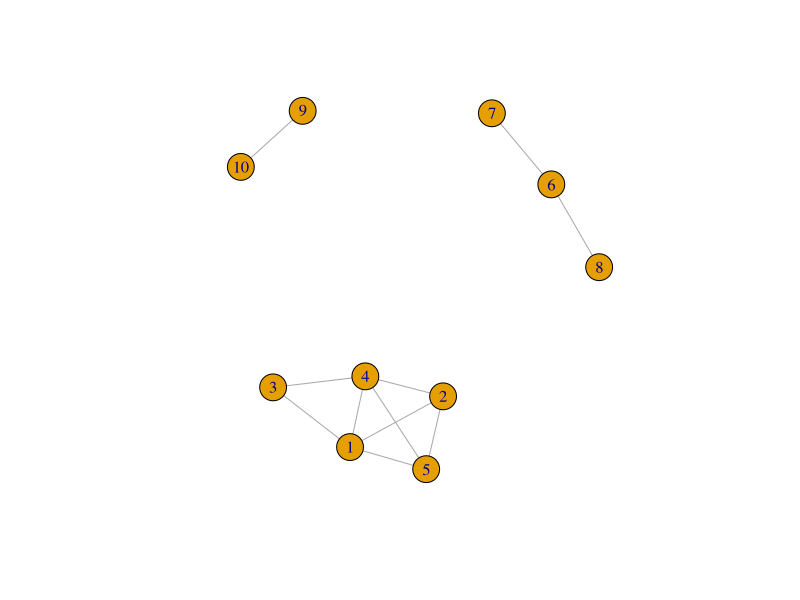

Reproduce this figure in R. (Note: this script raises an error after producing the figure.)
## ---- chunk 1
knitr::opts_chunk$set(echo = TRUE)
## ---- chunk 2
library("igraph")
set.seed(1)
n1 <- 5
n2 <- 3
n3 <- 2
n <- n1 + n2 + n3
# il faut prendre des grandes valeurs de p sinon on risque d'avoir des sous-graphes non connexes 
p1 <- 0.85
p2 <- 0.75
p3 <- 0.7
G1 <- sample_gnp(n1, p1)
G2 <- sample_gnp(n2, p2)
G3 <- sample_gnp(n3, p3)
G <- G1 + G2 + G3 # on cree un graphe avec ces 3 sous-graphes

## ---- chunk 3
components(G)$no
## ---- chunk 4
plot(G)
## ---- chunk 5
A <- as_adj(G, sparse = FALSE)
D <- diag(rowSums(A))
D_moins1_2 <- diag(1 / sqrt(diag(D))) 
LN <- diag(n) - D_moins1_2 %*% A %*%D_moins1_2
round(LN, digits=2)
## ---- chunk 6
LN <- laplacian_matrix(G, norm = TRUE, sparse = FALSE)
round(LN, digits=2)
## ---- chunk 7
specN <- eigen(LN)
round(specN$values, digits=3)
## ---- chunk 8
plot(1:n, specN$values[n:1], main = "Valeurs propres de L_N",
     ylab = 'valeurs propres', xlab = 'indices')  
## ---- chunk 9
library(ggplot2)
df.plot <- data.frame(index=1:n,eigenvalue=specN$values[n:1])
ggplot(data=df.plot, aes(x=index,y=eigenvalue)) +geom_point() +labs(title="Valeurs propres de L_N",  ylab = 'valeurs propres', xlab = 'indices')  
## ---- chunk 10
eigvecMat_U <- specN$vectors[ , n:(n-2)]
round(eigvecMat_U, digits=3)
## ---- chunk 11
U <- embed_laplacian_matrix(G,no=3,which="sa",type="I-DAD",scaled=FALSE)$X
round(U,digits=3)
## ---- chunk 12
eigvecMat_U <- t(apply(eigvecMat_U, 1, function (x) return(x / sqrt(sum(x^2)))))
eigvecMat_U
## ---- chunk 13
res <- kmeans(eigvecMat_U, centers = 3, nstart = 10)
res$cluster
plot(G, vertex.color = res$cluster)
## ---- chunk 14
spec.clust.norm <- function(G, K, fig = TRUE){
  n <- vcount(G)
  LN <- laplacian_matrix(G, norm = TRUE, sparse = FALSE)
  specN <- eigen(LN)
  if (fig){
    eigenplot <- ggplot(data=data.frame(index=1:n,eigenvalue=specN$values[n:1]), aes(x=index,y=eigenvalue)) +geom_point() +labs(title="Valeurs propres de L_N",  ylab = 'valeurs propres', xlab = 'indices') 
    print(eigenplot)
  }
  eigvecMat_U <- specN$vectors[ , n:(n-K+1)]
  eigvecMat_U <- t(apply(eigvecMat_U, 1, function (x) return(x / sqrt(sum(x^2)))))
  clustering <- kmeans(eigvecMat_U, centers = K, nstart = 10)$cluster
  return(clustering)
}
## ---- chunk 15
spec.clust.norm(G, 3,fig=FALSE)
## ---- chunk 16
spec.clust.abs <- function(G, K, fig = TRUE){
  n <- vcount(G)
  LN <- laplacian_matrix(G, norm = TRUE, sparse = FALSE)
  Labs <- diag(1, n) - LN
  specAbs <- eigen(Labs)
  if (fig){
     eigenplot <- ggplot(data=data.frame(index=1:n,eigenvalue=abs(specAbs$values[n:1])), aes(x=index,y=eigenvalue)) +geom_point() +labs(title="Valeurs propres en valeur absolue de L_abs",  ylab = 'valeurs absolues des valeurs propres', xlab = 'indices') 
    print(eigenplot)
  }
        
  index <- order(abs(specAbs$values), decreasing = TRUE)[1:K]
  eigvecMat_U <- specAbs$vectors[, index]
  clustering <- kmeans(eigvecMat_U, centers = K, nstart = 10)$cluster
  return(clustering)
}
## ---- chunk 17
res<- spec.clust.abs(G, 3)
## ---- chunk 18
res
## ---- chunk 19
plot(G, vertex.color = res)
## ---- chunk 20
res <- spec.clust.abs(G, 5, fig = FALSE)
plot(G, vertex.color = res)
## ---- chunk 21
G.con<-add_edges(G,c(4,7,6,9)) 
plot(G.con)

res.norm <- spec.clust.norm(G.con, 3)
plot(G.con, vertex.color = res.norm)

res.abs <- spec.clust.norm(G.con, 3)
plot(G.con, vertex.color = res.abs)
## ---- chunk 22
n <- 25 # number of nodes
Q <- 2 # number of clusters
pi <- c(0.4, 0.6) # groups proportions  
effectifs <- n * pi
connectivite_matrix <- matrix(c(0.9, 0.15,
                                0.15, 0.95), nrow=Q) # matrix of connectivities per groups pairs
G <- sample_sbm(n, pref.matrix = connectivite_matrix, block.sizes = effectifs)
plot(G)
## ---- chunk 23
res.norm <- spec.clust.norm(G, 2)
## ---- chunk 24
plot(G, vertex.color = res.norm)
## ---- chunk 25
res.abs <- spec.clust.abs(G, 2)
## ---- chunk 26
plot(G, vertex.color = res.abs)
## ---- chunk 27
n1<- 20
n2<- 15
G <- sample_bipartite(n1,n2,p=0.7)
plot(G,layout=layout_as_bipartite)
## ---- chunk 28
res <- spec.clust.norm(G, 2)
plot(G, vertex.color = res,layout=layout_as_bipartite) 
## ---- chunk 29
res <- spec.clust.abs(G, 2)
plot(G, vertex.color = res,layout=layout_as_bipartite) 
## ---- chunk 30
G1 <- make_star(7, mode = "undirected")
G2 <- make_star(10, mode = "undirected")
G <- G1 + G2 
plot(G)
## ---- chunk 31
G <- add.edges(G, c(7, 9))
plot(G)
## ---- chunk 32
res <- spec.clust.norm(G, 2)
plot(G, vertex.color = res)
## ---- chunk 33
res <- spec.clust.abs(G, 2)
plot(G, vertex.color = res)
## ---- chunk 34
res <- spec.clust.abs(G, 3)
plot(G, vertex.color = res)
## ---- chunk 35
friends <- read.table(file = 'Friendship-network_data_2013.csv')
G <- graph_from_data_frame(friends, directed = FALSE)  # non dirige
plot(G)
## ---- chunk 36
A.friends <- as_adj(G, sparse = FALSE)   
table(A.friends)
## ---- chunk 37
A.friends[A.friends == 2] <- 1
G <- graph_from_adjacency_matrix(A.friends, mode = 'undirected')
## ---- chunk 38
# on met une graine pour fixer les résultats
set.seed(5)
## ---- chunk 39
res <- spec.clust.norm(G, 3)
## ---- chunk 40
table(res)
plot(G, vertex.color = res)
## ---- chunk 41
set.seed(2)
## ---- chunk 42
res <- spec.clust.abs(G, 4)
table(res)
plot(G, vertex.color = res)
V(G)[which(res == 2)]
## ---- chunk 43
set.seed(111)
library(mlbench)
n <- 100
simu <- mlbench.spirals(100, 1, 0.025)  
names(simu)
data <- simu$x
head(data)
plot(data)
simu$classes
table(simu$classes)
plot(data, col = simu$classes)
## ---- chunk 44
data <- simu$x
result.kmeans <- kmeans(scale(data), centers = 2, nstart = 100)
plot(data, col = result.kmeans$cluster)
## ---- chunk 45
# calcul de la similiarité gaussienne entre deux points  x1=(abs1, ord1), x2=(abs2, ord2) dans R^2
simi.exp <- function(x1, x2, sigma = 1){   
  return( exp(-sum((x1 - x2)^2) /(2 * sigma^2)) )
}


# construction de la matrice de similarité gaussienne d'un jeu de données
similarity <- function(data) {
  n <- nrow(data)
  S <- matrix(0, nrow = n, ncol = n)
  for(i in 1:(n-1)) {
    for(j in (i+1):n) {
      S[i, j] <- simi.exp(data[i, ], data[j, ])
    }
  }
  S <- S + t(S)  # symmétriser la matrice
  return(S)
}
## ---- chunk 46
A.dense <- similarity(data)
library(igraph)
G.dense <- graph_from_adjacency_matrix(A.dense, mode = "undirected", 
                                       weighted = TRUE)  # graphe valué
plot(G.dense)
## ---- chunk 47
cl.norm <- spec.clust.norm(G.dense, K = 2)
## ---- chunk 48
plot(data, col = cl.norm)
## ---- chunk 49
K <- 2
LN <- laplacian_matrix(G.dense, norm = TRUE, sparse = FALSE)
specN <- eigen(LN)
eigvecMat_U <- specN$vectors[ , n:(n-K+1)]
eigvecMat_U <- t(apply(eigvecMat_U, 1, 
                       function (x) return(x / sqrt(sum(x^2)))))

plot(eigvecMat_U[simu$classes == 1, 1], 
     eigvecMat_U[simu$classes == 1, 2],
     col = 'red', xlim = range(eigvecMat_U[ , 1]),
     ylim = range(eigvecMat_U[ , 2]))
points(eigvecMat_U[simu$classes == 2, 1], 
       eigvecMat_U[simu$classes == 2, 2],
       col = 'blue')
## ---- chunk 50
plot.new.points <- function(G,K=2){
  LN <- laplacian_matrix(G, norm = TRUE, sparse = FALSE)
  specN <- eigen(LN)
  eigvecMat_U <- specN$vectors[ , n:(n-K+1)]
  eigvecMat_U <- t(apply(eigvecMat_U, 1, 
                         function (x) return(x / sqrt(sum(x^2)))))

  # Warning: below is only for two clusters
  plot(eigvecMat_U[simu$classes == 1, 1], 
       eigvecMat_U[simu$classes == 1, 2],
       col = 'red', xlim = range(eigvecMat_U[ , 1]),
       ylim = range(eigvecMat_U[ , 2]))
  points(eigvecMat_U[simu$classes == 2, 1], 
         eigvecMat_U[simu$classes == 2, 2],
         col = 'blue')
}
plot.new.points(G)
## ---- chunk 51
cl.abs <- spec.clust.abs(G.dense, 2)
## ---- chunk 52
plot(data, col = cl.abs)
## ---- chunk 53
sim.vector <- A.dense[upper.tri(A.dense, diag = FALSE)] # prendre toutes les entrées de la matrice triangulaire supérieure sauf diagonale
eps <- quantile(sim.vector, probs = 0.75) # quantile à 75%
A.eps75 <- A.dense
# on enlève 75% des arêtes par rapport au cas dense et on considère un graphe binaire 
A.eps75[A.dense < eps] <- 0
A.eps75[A.dense >= eps] <- 1
G.eps75 <- graph_from_adjacency_matrix(A.eps75, mode = 'undirected')
## ---- chunk 54
cl.norm <- spec.clust.norm(G.eps75, 2)
## ---- chunk 55
plot(data, col = cl.norm)
## ---- chunk 56
plot(G.eps75)
## ---- chunk 57
cl.abs <- spec.clust.abs(G.eps75, 2)
## ---- chunk 58
plot(data, col = cl.abs)
## ---- chunk 59
eps <- quantile(sim.vector, probs = 0.95) # quantile à 95%
A.eps95 <- A.dense
# on enlève 95% des arêtes par rapport au cas dense et on considère un graphe binaire 
A.eps95[A.dense < eps] <- 0
A.eps95[A.dense >= eps] <- 1
G.eps95 <- graph_from_adjacency_matrix(A.eps95, mode = 'undirected')
## ---- chunk 60
cl.norm <- spec.clust.norm(G.eps95, 2)
## ---- chunk 61
plot(data, col = cl.norm)
## ---- chunk 62
mean(rowSums(A.eps95))
## ---- chunk 63
mean(rowSums(A.eps75))
## ---- chunk 64
plot(G.eps95)
components(G.eps95)$no
## ---- chunk 65
plot.new.points(G.eps95)
## ---- chunk 66
cl.abs <- spec.clust.abs(G.eps95, 2)
## ---- chunk 67
plot(data, col = cl.abs)
## ---- chunk 68
p <- 2 * floor(log(n))
p
A.p.dir <- A.dense   # on fabrique d'abord un graphe dirigé
for (i in 1:n){
  ind <- order(A.dense[i, ], decreasing = TRUE)
  A.p.dir[i, ind[(p+1):n]] <- 0 
}
# Ensuite on fabrique un graphe non dirigé avec la règle ET (plus proches voisins mutuels !) :
# on met à 0 les entrées telles que i non voisin de j OU j non voisin de i
A.p.mutuel <- A.p.dir
A.p.mutuel[ A.p.mutuel != t(A.p.mutuel) ] <- 0
G.p.mutuel <- graph_from_adjacency_matrix(A.p.mutuel, mode = 'undirected', weighted = TRUE)
plot(G.p.mutuel)
## ---- chunk 69
cl.norm <- spec.clust.norm(G.p.mutuel, 2)
## ---- chunk 70
plot(data, col = cl.norm)
## ---- chunk 71
cl.abs <- spec.clust.abs(G.p.mutuel, 2)
## ---- chunk 72
plot(data, col = cl.abs)
## ---- chunk 73
p <- 2
A.p_2.dir <- A.dense   # on fabrique d'abord un graphe dirigé
for (i in 1:n){
  ind <- order(A.dense[i, ], decreasing = TRUE)
  A.p_2.dir[i, ind[(p+1):n]] <- 0 
}
# Ensuite on fabrique un graphe non dirigé avec la règle ET (plus proches voisins mutuels !) :
# on met à 0 les entrées telles que i non voisin de j OU j non voisin de i
A.p_2.mutuel <- A.p_2.dir
A.p_2.mutuel[ A.p_2.mutuel != t(A.p_2.mutuel) ] <- 0
G.p_2.mutuel <- graph_from_adjacency_matrix(A.p_2.mutuel, mode = 'undirected', weighted = TRUE)
## ---- chunk 74
cl.norm <- spec.clust.norm(G.p_2.mutuel, 2)
## ---- chunk 75
plot(data, col = cl.norm)
## ---- chunk 76
mean(rowSums(A.p_2.mutuel))
## ---- chunk 77
components(G.p_2.mutuel)$no
## ---- chunk 78
plot.new.points(G.p_2.mutuel)
## ---- chunk 79
set.seed(22222)
## ---- chunk 80
cl.abs <- spec.clust.abs(G.p_2.mutuel, 2)
## ---- chunk 81
plot(data, col = cl.abs)
## ---- chunk 82
cl.abs <- spec.clust.abs(G.p_2.mutuel, 4, fig = FALSE)
plot(data, col = cl.abs)
## ---- chunk 83
B <- A.p.dir + t(A.p.dir)
A.p.simple <- matrix(0, n, n)
A.p.simple[B > 0] <- A.dense[B > 0]
G.p.simple <- graph_from_adjacency_matrix(A.p.simple, mode = 'undirected', weighted = TRUE)
## ---- chunk 84
cl.norm <- spec.clust.norm(G.p.simple, 2)
## ---- chunk 85
plot(data, col = cl.norm)
## ---- chunk 86
cl.abs <- spec.clust.abs(G.p.simple, 2)
## ---- chunk 87
plot(data, col = cl.abs)
## ---- chunk 88
B <- A.p_2.dir + t(A.p_2.dir)
A.p_2.simple <- matrix(0, n, n)
A.p_2.simple[B > 0] <- A.dense[B > 0]
G.p_2.simple <- graph_from_adjacency_matrix(A.p_2.simple, mode = 'undirected', weighted = TRUE)
## ---- chunk 89
cl.norm <- spec.clust.norm(G.p_2.simple, 2)
## ---- chunk 90
plot(data, col = cl.norm)
## ---- chunk 91
mean(rowSums(A.p_2.simple))
## ---- chunk 92
components(G.p_2.simple)$no
## ---- chunk 93
plot.new.points(G.p_2.simple)
## ---- chunk 94
cl.abs <- spec.clust.abs(G.p_2.simple, 2)
## ---- chunk 95
plot(data, col = cl.abs)
## ---- chunk 96
library(kernlab)
sc <- specc(data, centers = 2)  # en 2 clusters
plot(data, col = sc)
